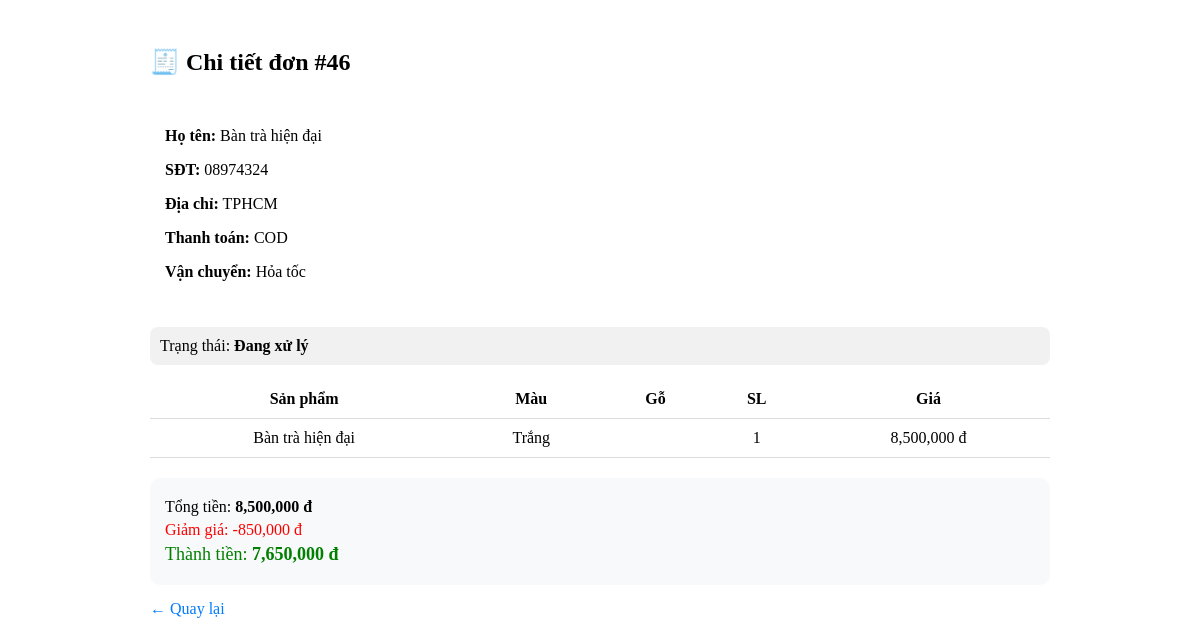
The page /order_detail_user.php?id=46 (signed in) on the database its author committed.
### tables this page shows
CREATE TABLE `orders` (
  `id` int(11) NOT NULL,
  `customer_name` varchar(255) DEFAULT NULL,
  `phone` varchar(20) DEFAULT NULL,
  `address` text DEFAULT NULL,
  `total` int(11) DEFAULT NULL,
  `created_at` datetime DEFAULT current_timestamp(),
  `payment_method` varchar(50) DEFAULT NULL,
  `shipping_method` varchar(50) DEFAULT NULL,
  `user_id` int(11) DEFAULT NULL,
  `status` varchar(50) DEFAULT 'Đang xử lý',
  `discount` int(11) DEFAULT 0,
  `final_total` int(11) DEFAULT 0
);

CREATE TABLE `order_items` (
  `id` int(11) NOT NULL,
  `order_id` int(11) DEFAULT NULL,
  `product_name` varchar(255) DEFAULT NULL,
  `price` int(11) DEFAULT NULL,
  `quantity` int(11) DEFAULT NULL,
  `color` varchar(50) DEFAULT NULL,
  `wood` varchar(50) DEFAULT NULL,
  `product_id` int(11) DEFAULT NULL,
  `material` varchar(255) DEFAULT NULL
);

### order_detail_user.php (the view, shortened to what this page needs)
<?php
include "config/db.php";
$user_id = $_SESSION['user']['id'];
$order_id = $_GET['id'] ?? 0;
$stmt = $conn->prepare("
    SELECT * FROM orders
    WHERE id=? AND user_id=?
");
$stmt->execute([$order_id, $user_id]);
$order = $stmt->fetch();
$stmt = $conn->prepare("
    SELECT * FROM order_items
    WHERE order_id=?
");
$stmt->execute([$order_id]);
$items = $stmt->fetchAll();
?>
<link rel="stylesheet" href="assets/css/order_user.css">
<div class="order-user-container">
    <h2>🧾 Chi tiết đơn #<?= $order['id'] ?></h2>
    <div class="order-info">
        <p><b>Họ tên:</b> <?= $order['customer_name'] ?></p>
        <p><b>SĐT:</b> <?= $order['phone'] ?></p>
        <p><b>Địa chỉ:</b> <?= $order['address'] ?></p>
        <p><b>Thanh toán:</b> <?= $order['payment_method'] ?></p>
        <p><b>Vận chuyển:</b> <?= $order['shipping_method'] ?></p>
    </div>
    <div class="order-status">
        Trạng thái: <b><?= $order['status'] ?></b>
    </div>
    <table class="order-table">
        <tr>
            <th>Sản phẩm</th>
            <th>Màu</th>
            <th>Gỗ</th>
            <th>SL</th>
            <th>Giá</th>
        </tr>
        <?php foreach($items as $i): ?>
        <tr>
            <td><?= $i['product_name'] ?></td>
            <td><?= $i['color'] ?></td>
            <td><?= $i['wood'] ?></td>
            <td><?= $i['quantity'] ?></td>
            <td><?= number_format($i['price']) ?> đ</td>
        </tr>
        <?php endforeach; ?>
    </table>
    <div class="order-total-box">
    <p>
        Tổng tiền:
        <b><?= number_format($order['total']) ?> đ</b>
    </p>
    <p style="color:red;">
        Giảm giá:
        <?php if(($order['discount'] ?? 0) > 0): ?>
            -<?= number_format($order['discount']) ?> đ
        <?php else: ?>
            0 đ
        <?php endif; ?>
    </p>
    <p style="color:green; font-size:18px;">
        Thành tiền:
        <b>
            <?= number_format($order['final_total'] ?? ($order['total'] - ($order['discount'] ?? 0))) ?> đ
        </b>
    </p>
</div>
    <a href="profile.php" class="back-btn">← Quay lại</a>
</div>

### assets/css/order_user.css (style rules this page uses)
.order-user-container { max-width:900px; margin:auto; padding:20px; }
.order-info { background:#fff; padding:15px; border-radius:10px; margin-bottom:15px; }
.order-status { background:#f1f1f1; padding:10px; border-radius:8px; margin-bottom:15px; }
.order-table { width:100%; border-collapse:collapse; background:#fff; }
.order-table th, .order-table td { padding:10px; border-bottom:1px solid #ddd; text-align:center; }
.back-btn { display:inline-block; margin-top:15px; text-decoration:none; color:#007bff; }

### order_detail_user.php (style rules this page uses)
.order-total-box { margin-top: 20px; padding: 15px; background: #f8f9fa; border-radius: 10px; }
.order-total-box p { margin: 5px 0; }

### rows shown on the page
orders: id "46", customer_name "Bàn trà hiện đại", phone "08974324", address "TPHCM", payment_method "COD", shipping_method "Hỏa tốc", status "Đang xử lý", total "8,500,000", discount "850,000", final_total "7,650,000"
order_items: product_name "Bàn trà hiện đại", color "Trắng", quantity "1", price "8,500,000"
